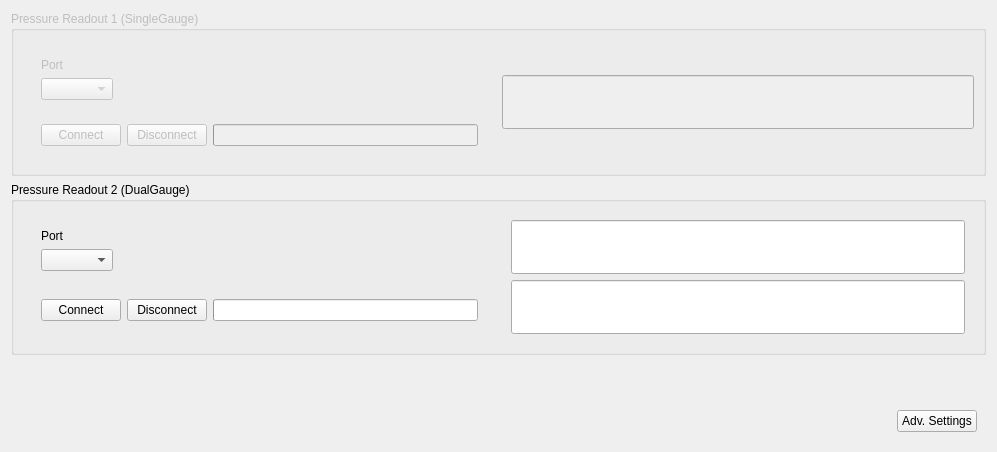
      <widget class="QWidget" name="tab_Pressure">
       <attribute name="title">
        <string>Pressures</string>
       </attribute>
       <attribute name="toolTip">
        <string>&lt;html&gt;&lt;head/&gt;&lt;body&gt;&lt;p&gt;&lt;span style=&quot; font-weight:600;&quot;&gt;Jet GUI - Pressures&lt;/span&gt;&lt;/p&gt;&lt;p&gt;&lt;span style=&quot; font-style:italic;&quot;&gt;Usage&lt;/span&gt;:&lt;br/&gt;Connect/disconnect/view pressure readouts.&lt;/p&gt;&lt;p&gt;&lt;span style=&quot; font-style:italic;&quot;&gt;Keyboard Shortcuts&lt;/span&gt;:&lt;br/&gt;Escape - Exit the GUI&lt;br/&gt;Ctrl+PgDwn / Ctrl+Tab - Next tab&lt;br/&gt;Ctrl+PgUp / Ctrl+Shift+Tab - Previous tab&lt;/p&gt;&lt;p&gt;&lt;span style=&quot; font-style:italic;&quot;&gt;Mouse Shortcuts&lt;/span&gt;:&lt;br/&gt;(nothing special)&lt;/p&gt;&lt;/body&gt;&lt;/html&gt;</string>
       </attribute>
       <layout class="QVBoxLayout" name="verticalLayout_26">
        <item>
         <widget class="QGroupBox" name="group_PGauge1">
          <property name="enabled">
           <bool>false</bool>
          </property>
          <property name="title">
           <string>Pressure Readout 1 (SingleGauge)</string>
          </property>
          <layout class="QHBoxLayout" name="horizontalLayout_13">
           <item>
            <widget class="QFrame" name="frame_PGauge1Settings">
             <layout class="QVBoxLayout" name="verticalLayout_24">
              <item>
               <widget class="QFrame" name="frame_PGauge1ConnSettings">
                <layout class="QGridLayout" name="gridLayout_10">
                 <item row="0" column="0">
                  <widget class="QLabel" name="label_PGauge1Port">
                   <property name="text">
                    <string>Port</string>
                   </property>
                  </widget>
                 </item>
                 <item row="1" column="0">
                  <widget class="QComboBox" name="combo_PGauge1Port"/>
                 </item>
                 <item row="1" column="1">
                  <spacer name="horizontalSpacer_11">
                   <property name="orientation">
                    <enum>Qt::Horizontal</enum>
                   </property>
                   <property name="sizeHint" stdset="0">
                    <size>
                     <width>40</width>
                     <height>20</height>
                    </size>
                   </property>
                  </spacer>
                 </item>
                </layout>
               </widget>
              </item>
              <item>
               <widget class="QFrame" name="frame_PGauge1Connection">
                <layout class="QHBoxLayout" name="horizontalLayout_12">
                 <item>
                  <widget class="QPushButton" name="btn_PGauge1Connect">
                   <property name="text">
                    <string>Connect</string>
                   </property>
                  </widget>
                 </item>
                 <item>
                  <widget class="QPushButton" name="btn_PGauge1Disconnect">
                   <property name="text">
                    <string>Disconnect</string>
                   </property>
                  </widget>
                 </item>
                 <item>
                  <widget class="QProgressBar" name="pb_PGauge1Connection">
                   <property name="value">
                    <number>0</number>
                   </property>
                   <property name="textVisible">
                    <bool>false</bool>
                   </property>
                  </widget>
                 </item>
                </layout>
               </widget>
              </item>
             </layout>
            </widget>
           </item>
           <item>
            <widget class="QLineEdit" name="txt_PGauge1Reading">
             <property name="font">
              <font>
               <pointsize>30</pointsize>
              </font>
             </property>
             <property name="maxLength">
              <number>40</number>
             </property>
             <property name="readOnly">
              <bool>true</bool>
             </property>
            </widget>
           </item>
          </layout>
         </widget>
        </item>
        <item>
         <widget class="QGroupBox" name="group_PGauge2">
          <property name="title">
           <string>Pressure Readout 2 (DualGauge)</string>
          </property>
          <layout class="QHBoxLayout" name="horizontalLayout_14">
           <item>
            <widget class="QFrame" name="frame_PGauge2Settings">
             <layout class="QVBoxLayout" name="verticalLayout_25">
              <item>
               <widget class="QFrame" name="frame_PGauge2ConnSettings">
                <layout class="QGridLayout" name="gridLayout_11">
                 <item row="0" column="0">
                  <widget class="QLabel" name="label_PGauge2Port">
                   <property name="text">
                    <string>Port</string>
                   </property>
                  </widget>
                 </item>
                 <item row="1" column="0">
                  <widget class="QComboBox" name="combo_PGauge2Port"/>
                 </item>
                 <item row="1" column="1">
                  <spacer name="horizontalSpacer_12">
                   <property name="orientation">
                    <enum>Qt::Horizontal</enum>
                   </property>
                   <property name="sizeHint" stdset="0">
                    <size>
                     <width>40</width>
                     <height>20</height>
                    </size>
                   </property>
                  </spacer>
                 </item>
                </layout>
               </widget>
              </item>
              <item>
               <widget class="QFrame" name="frame_PGauge2Connection">
                <layout class="QHBoxLayout" name="horizontalLayout_15">
                 <item>
                  <widget class="QPushButton" name="btn_PGauge2Connect">
                   <property name="text">
                    <string>Connect</string>
                   </property>
                  </widget>
                 </item>
                 <item>
                  <widget class="QPushButton" name="btn_PGauge2Disconnect">
                   <property name="text">
                    <string>Disconnect</string>
                   </property>
                  </widget>
                 </item>
                 <item>
                  <widget class="QProgressBar" name="pb_PGauge2Connection">
                   <property name="value">
                    <number>0</number>
                   </property>
                   <property name="textVisible">
                    <bool>false</bool>
                   </property>
                  </widget>
                 </item>
                </layout>
               </widget>
              </item>
             </layout>
            </widget>
           </item>
           <item>
            <widget class="QFrame" name="frame_2">
             <layout class="QVBoxLayout" name="verticalLayout_27">
              <item>
               <widget class="QLineEdit" name="txt_PGauge2aReading">
                <property name="font">
                 <font>
                  <pointsize>30</pointsize>
                 </font>
                </property>
                <property name="maxLength">
                 <number>40</number>
                </property>
                <property name="readOnly">
                 <bool>true</bool>
                </property>
               </widget>
              </item>
              <item>
               <widget class="QLineEdit" name="txt_PGauge2bReading">
                <property name="font">
                 <font>
                  <pointsize>30</pointsize>
                 </font>
                </property>
                <property name="maxLength">
                 <number>40</number>
                </property>
                <property name="readOnly">
                 <bool>true</bool>
                </property>
               </widget>
              </item>
             </layout>
            </widget>
           </item>
          </layout>
         </widget>
        </item>
        <item>
         <spacer name="verticalSpacer_11">
          <property name="orientation">
           <enum>Qt::Vertical</enum>
          </property>
          <property name="sizeHint" stdset="0">
           <size>
            <width>20</width>
            <height>40</height>
           </size>
          </property>
         </spacer>
        </item>
        <item>
         <widget class="QFrame" name="frame">
          <layout class="QHBoxLayout" name="horizontalLayout_18">
           <item>
            <spacer name="horizontalSpacer_17">
             <property name="orientation">
              <enum>Qt::Horizontal</enum>
             </property>
             <property name="sizeHint" stdset="0">
              <size>
               <width>877</width>
               <height>20</height>
              </size>
             </property>
            </spacer>
           </item>
           <item>
            <widget class="QPushButton" name="btn_AdvSettingsPressure">
             <property name="text">
              <string>Adv. Settings</string>
             </property>
            </widget>
           </item>
          </layout>
         </widget>
        </item>
       </layout>
      </widget>
